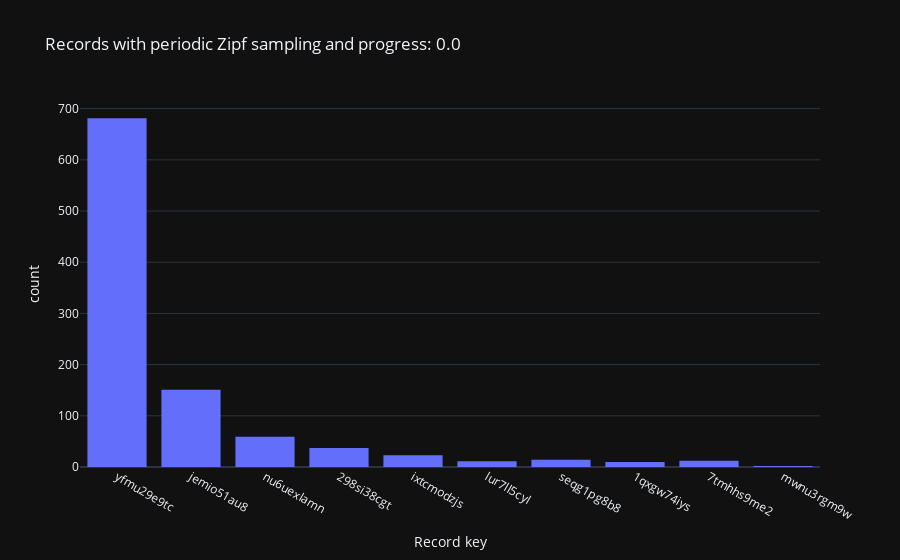
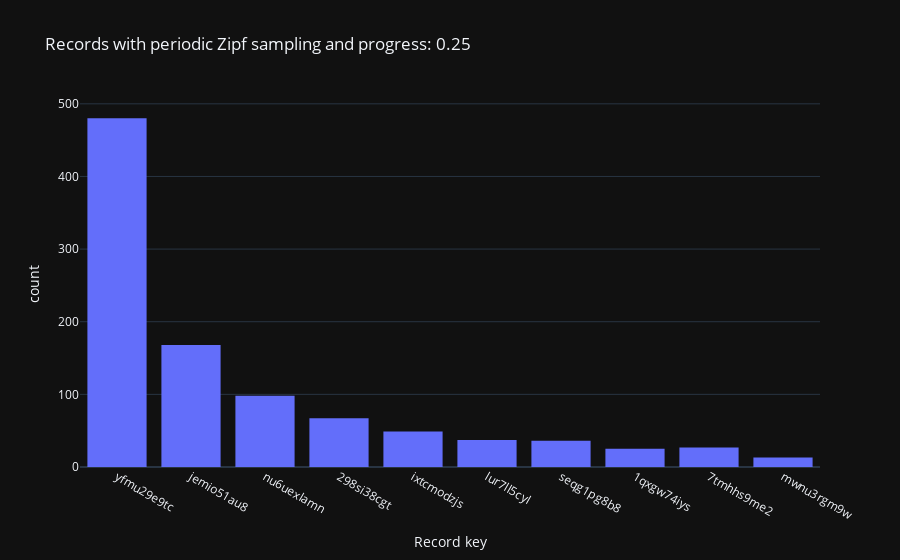
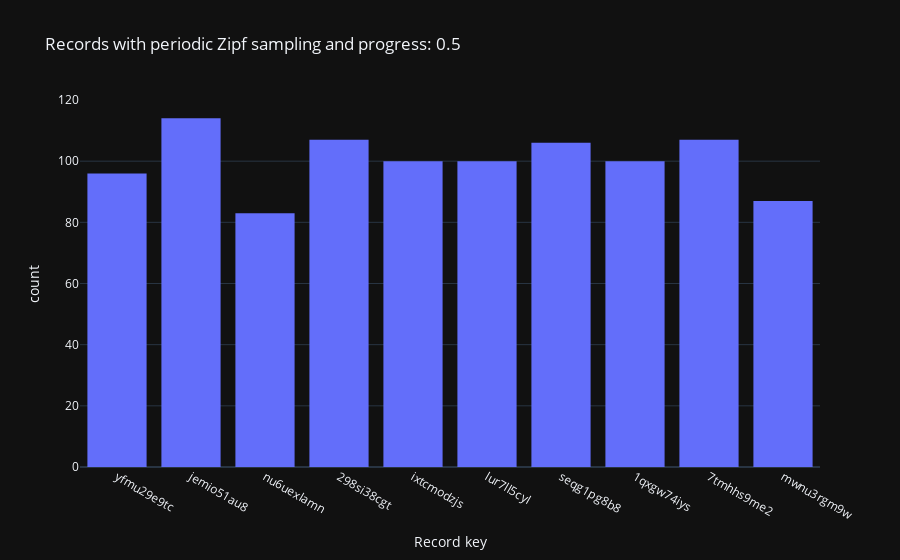
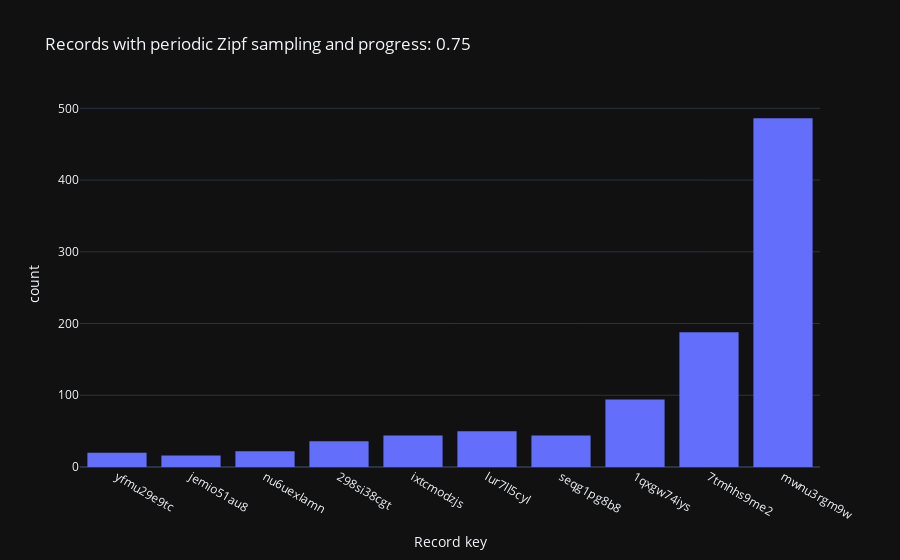

Notebook source saved alongside these figures, in order:
### Code cell
for i in np.linspace(0.0, 1.0, 5):
    px.histogram(
        x=RecordSampler.periodic_zipf(
            record_keys,
            count=1_000,
            alpha=2,
            periods_count=1,
            progress=i
        ),
        title=f'Records with periodic Zipf sampling and progress: {i}',
        category_orders={'x': record_keys},
        labels={'x': 'Record key'},
        template='plotly_dark'
    ).show()

### Figure 1 — Plotly figure (JSON) as saved in the notebook; plotly's stock layout.template omitted (floating-point values rounded to 4 significant figures; data arrays with more than 128 entries replaced by an {"elided": "..."} marker saying what was removed)
{"data": [{"alignmentgroup": "True", "bingroup": "x", "hovertemplate": "Record key=%{x}<br>count=%{y}<extra></extra>", "legendgroup": "", "marker": {"color": "#636efa", "pattern": {"shape": ""}}, "name": "", "offsetgroup": "", "orientation": "v", "showlegend": false, "type": "histogram", "x": {"elided": "1000 str values"}, "xaxis": "x", "yaxis": "y"}], "layout": {"barmode": "relative", "legend": {"tracegroupgap": 0}, "title": {"text": "Records with periodic Zipf sampling and progress: 0.0"}, "xaxis": {"anchor": "y", "categoryarray": ["yfmu29e9tc", "jemio51au8", "nu6uexlamn", "298si38cgt", "ixtcmodzjs", "lur7ll5cyl", "seqg1pg8b8", "1qxgw74iys", "7tmhhs9me2", "mwnu3rgm9w"], "categoryorder": "array", "domain": [0, 1], "title": {"text": "Record key"}}, "yaxis": {"anchor": "x", "domain": [0, 1], "title": {"text": "count"}}}}

### Figure 2 — Plotly figure (JSON) as saved in the notebook; plotly's stock layout.template omitted (floating-point values rounded to 4 significant figures; data arrays with more than 128 entries replaced by an {"elided": "..."} marker saying what was removed)
{"data": [{"alignmentgroup": "True", "bingroup": "x", "hovertemplate": "Record key=%{x}<br>count=%{y}<extra></extra>", "legendgroup": "", "marker": {"color": "#636efa", "pattern": {"shape": ""}}, "name": "", "offsetgroup": "", "orientation": "v", "showlegend": false, "type": "histogram", "x": {"elided": "1000 str values"}, "xaxis": "x", "yaxis": "y"}], "layout": {"barmode": "relative", "legend": {"tracegroupgap": 0}, "title": {"text": "Records with periodic Zipf sampling and progress: 0.25"}, "xaxis": {"anchor": "y", "categoryarray": ["yfmu29e9tc", "jemio51au8", "nu6uexlamn", "298si38cgt", "ixtcmodzjs", "lur7ll5cyl", "seqg1pg8b8", "1qxgw74iys", "7tmhhs9me2", "mwnu3rgm9w"], "categoryorder": "array", "domain": [0, 1], "title": {"text": "Record key"}}, "yaxis": {"anchor": "x", "domain": [0, 1], "title": {"text": "count"}}}}

### Figure 3 — Plotly figure (JSON) as saved in the notebook; plotly's stock layout.template omitted (floating-point values rounded to 4 significant figures; data arrays with more than 128 entries replaced by an {"elided": "..."} marker saying what was removed)
{"data": [{"alignmentgroup": "True", "bingroup": "x", "hovertemplate": "Record key=%{x}<br>count=%{y}<extra></extra>", "legendgroup": "", "marker": {"color": "#636efa", "pattern": {"shape": ""}}, "name": "", "offsetgroup": "", "orientation": "v", "showlegend": false, "type": "histogram", "x": {"elided": "1000 str values"}, "xaxis": "x", "yaxis": "y"}], "layout": {"barmode": "relative", "legend": {"tracegroupgap": 0}, "title": {"text": "Records with periodic Zipf sampling and progress: 0.5"}, "xaxis": {"anchor": "y", "categoryarray": ["yfmu29e9tc", "jemio51au8", "nu6uexlamn", "298si38cgt", "ixtcmodzjs", "lur7ll5cyl", "seqg1pg8b8", "1qxgw74iys", "7tmhhs9me2", "mwnu3rgm9w"], "categoryorder": "array", "domain": [0, 1], "title": {"text": "Record key"}}, "yaxis": {"anchor": "x", "domain": [0, 1], "title": {"text": "count"}}}}

### Figure 4 — Plotly figure (JSON) as saved in the notebook; plotly's stock layout.template omitted (floating-point values rounded to 4 significant figures; data arrays with more than 128 entries replaced by an {"elided": "..."} marker saying what was removed)
{"data": [{"alignmentgroup": "True", "bingroup": "x", "hovertemplate": "Record key=%{x}<br>count=%{y}<extra></extra>", "legendgroup": "", "marker": {"color": "#636efa", "pattern": {"shape": ""}}, "name": "", "offsetgroup": "", "orientation": "v", "showlegend": false, "type": "histogram", "x": {"elided": "1000 str values"}, "xaxis": "x", "yaxis": "y"}], "layout": {"barmode": "relative", "legend": {"tracegroupgap": 0}, "title": {"text": "Records with periodic Zipf sampling and progress: 0.75"}, "xaxis": {"anchor": "y", "categoryarray": ["yfmu29e9tc", "jemio51au8", "nu6uexlamn", "298si38cgt", "ixtcmodzjs", "lur7ll5cyl", "seqg1pg8b8", "1qxgw74iys", "7tmhhs9me2", "mwnu3rgm9w"], "categoryorder": "array", "domain": [0, 1], "title": {"text": "Record key"}}, "yaxis": {"anchor": "x", "domain": [0, 1], "title": {"text": "count"}}}}
